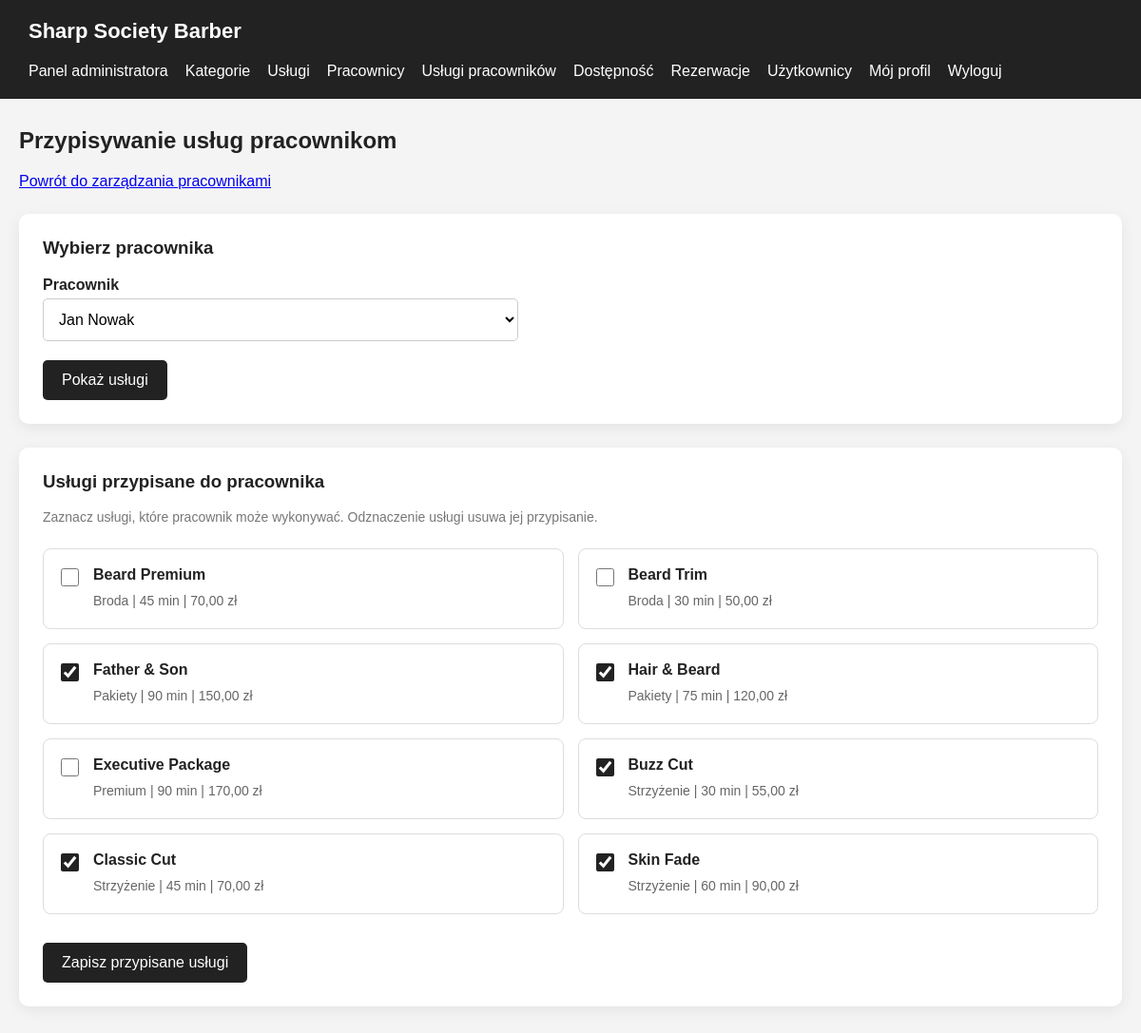
The page /public/admin/employee-services.php (signed in) on the database its author committed.
### tables this page shows
CREATE TABLE services (
    id INT UNSIGNED AUTO_INCREMENT PRIMARY KEY,
    category_id INT UNSIGNED NOT NULL,
    name VARCHAR(100) NOT NULL,
    description TEXT,
    duration INT UNSIGNED NOT NULL,
    price  DECIMAL(10,2) NOT NULL,
    active BOOLEAN NOT NULL  DEFAULT TRUE,

    CONSTRAINT fk_services_category
    FOREIGN KEY (category_id)
    references service_categories(id)
    ON UPDATE CASCADE
    ON DELETE RESTRICT
);

CREATE TABLE service_categories (
    id INT   UNSIGNED AUTO_INCREMENT PRIMARY KEY,
    name VARCHAR(100) NOT NULL,
    description TEXT
);

### public/admin/employee-services.php (the view, shortened to what this page needs)
<?php
require_once '../../config/database.php';
function employeeServicesEscape($value): string
{
    return htmlspecialchars((string) $value, ENT_QUOTES, 'UTF-8');
}
$employees = $pdo->query(
    'SELECT
        e.id,
        e.active,
        u.name,
        u.surname,
        u.active AS account_active
     FROM employees e
     INNER JOIN users u ON u.id = e.user_id
     ORDER BY u.surname, u.name'
)->fetchAll(PDO::FETCH_ASSOC);
$services = $pdo->query(
    'SELECT
        s.id,
        s.name,
        s.duration,
        s.price,
        s.active,
        c.name AS category_name
     FROM services s
     INNER JOIN service_categories c ON c.id = s.category_id
     ORDER BY c.name, s.name'
)->fetchAll(PDO::FETCH_ASSOC);
$selectedId = filter_var(
    $_POST['employee_id'] ?? $_GET['employee_id'] ?? null,
    FILTER_VALIDATE_INT,
    ['options' => ['min_range' => 1]]
);
if (!$selectedId && !isset($_POST['employee_id']) && !isset($_GET['employee_id'])) {
    $selectedId = !empty($employees) ? (int) $employees[0]['id'] : null;
}
$assignedIds = [];
if ($selectedId) {
    $stmt = $pdo->prepare(
        'SELECT service_id
         FROM employee_services
         WHERE employee_id = ?'
    );
    $stmt->execute([$selectedId]);
    foreach ($stmt->fetchAll(PDO::FETCH_COLUMN) as $serviceId) {
        $assignedIds[(int) $serviceId] = true;
    }
}
?>
<!DOCTYPE html>
<html lang="pl">
<head>
    <link rel="stylesheet" href="../css/style-admin-common.css">
    <link rel="stylesheet" href="../css/style-admin-employee-services.css">
    <link rel="stylesheet" href="../css/style-admin-nav.css">
</head>
<body>
    <header class="topbar">
        <h1>Sharp Society Barber</h1>
        <?php require '../../includes/admin-nav.php'; ?>
    </header>
    <main class="container">
        <h2>Przypisywanie usług pracownikom</h2>
        <p>
            <a href="employees.php">Powrót do zarządzania pracownikami</a>
        </p>
        <section class="card">
            <h3>Wybierz pracownika</h3>
            <?php if (empty($employees)): ?>
                <p>
                    Brak pracowników.
                    Najpierw dodaj pracownika w panelu administratora.
                </p>
            <?php else: ?>
                <form method="GET" class="employee-selector">
                    <label for="employee_id">Pracownik</label>
                    <select id="employee_id" name="employee_id" required>
                        <?php foreach ($employees as $employee): ?>
                            <option
                                value="<?= (int) $employee['id'] ?>"
                                <?= (int) $employee['id'] === (int) $selectedId ? 'selected' : '' ?>
                            >
                                <?= employeeServicesEscape(
                                    $employee['name'] . ' ' . $employee['surname']
                                ) ?>
                            </option>
                        <?php endforeach; ?>
                    </select>
                    <button type="submit">Pokaż usługi</button>
                </form>
            <?php endif; ?>
        </section>
        <?php if ($selectedId): ?>
            <section class="card">
                <h3>Usługi przypisane do pracownika</h3>
                <p class="hint">
                    Zaznacz usługi, które pracownik może wykonywać.
                    Odznaczenie usługi usuwa jej przypisanie.
                </p>
                <form method="POST">
                    <?php if (empty($services)): ?>
                        <p>Brak usług w bazie danych.</p>
                    <?php else: ?>
                        <div class="services-grid">
                            <?php foreach ($services as $service): ?>
                                <label class="service-item">
                                    <input
                                        type="checkbox"
                                        name="service_ids[]"
                                        value="<?= (int) $service['id'] ?>"
                                        <?= isset($assignedIds[(int) $service['id']])
                                            ? 'checked'
                                            : '' ?>
                                    >
                                    <span class="service-details">
                                        <strong>
                                            <?= employeeServicesEscape($service['name']) ?>
                                        </strong>
                                        <span class="service-meta">
                                            <?= employeeServicesEscape($service['category_name']) ?>
                                            |
                                            <?= (int) $service['duration'] ?> min
                                            |
                                            <?= number_format((float) $service['price'], 2, ',', ' ') ?> zł
                                        </span>
                                    </span>
                                </label>
                            <?php endforeach; ?>
                        </div>
                    <?php endif; ?>
                    <div class="save-row">
                        <button type="submit">Zapisz przypisane usługi</button>
                    </div>
                </form>
            </section>
        <?php endif; ?>
    </main>
</body>
</html>

### public/css/style-admin-common.css (style rules this page uses)
* { box-sizing: border-box; }
body { margin: 0; background: #f4f4f4; color: #222; font-family: Arial, sans-serif; }
.topbar { display: flex; justify-content: space-between; align-items: center; flex-wrap: wrap; gap: 20px; padding: 20px 30px; background: #222; color: white; }
.topbar h1 { margin: 0; font-size: 22px; }
.container { max-width: 1450px; margin: 30px auto; padding: 0 20px; }
.card { margin-top: 25px; padding: 25px; background: white; border-radius: 10px; box-shadow: 0 4px 15px rgba(0, 0, 0, 0.07); }
.card h3 { margin-top: 0; }
label { display: block; margin: 15px 0 5px; font-weight: bold; }
select, textarea { width: 100%; padding: 12px; border: 1px solid #ccc; border-radius: 5px; background: white; font: inherit; }
button { padding: 12px 20px; margin-top: 20px; border: none; border-radius: 5px; background: #222; color: white; cursor: pointer; font: inherit; }
.hint { color: #777; font-size: 14px; }

### public/css/style-admin-employee-services.css (style rules this page uses)
.employee-selector { max-width: 500px; }
.services-grid { display: grid; grid-template-columns: repeat(2, minmax(0, 1fr)); gap: 15px; margin-top: 25px; }
.service-item { display: flex; align-items: flex-start; gap: 15px; margin: 0; padding: 18px; border: 1px solid #ddd; border-radius: 8px; cursor: pointer; font-weight: normal; transition: background 0.2s, border-color 0.2s; }
.service-item input[type="checkbox"] { width: 19px; height: 19px; margin: 2px 0 0; flex-shrink: 0; accent-color: #222; }
.service-details { display: flex; flex-direction: column; gap: 8px; min-width: 0; }
.service-details strong { font-size: 16px; }
.service-meta { color: #666; font-size: 14px; line-height: 1.5; }
.save-row { margin-top: 10px; }

### rows shown on the page
services: name "Beard Premium", category.name "Broda", duration "45", price "70,00"
services: name "Beard Trim", category.name "Broda", duration "30", price "50,00"
services: id "☑", name "Father & Son", category.name "Pakiety", duration "90", price "150,00"
services: id "☑", name "Hair & Beard", category.name "Pakiety", duration "75", price "120,00"
services: name "Executive Package", category.name "Premium", duration "90", price "170,00"
services: id "☑", name "Buzz Cut", category.name "Strzyżenie", duration "30", price "55,00"
services: id "☑", name "Classic Cut", category.name "Strzyżenie", duration "45", price "70,00"
services: id "☑", name "Skin Fade", category.name "Strzyżenie", duration "60", price "90,00"

### other values the page prints
form field employee_id "Jan Nowak"
